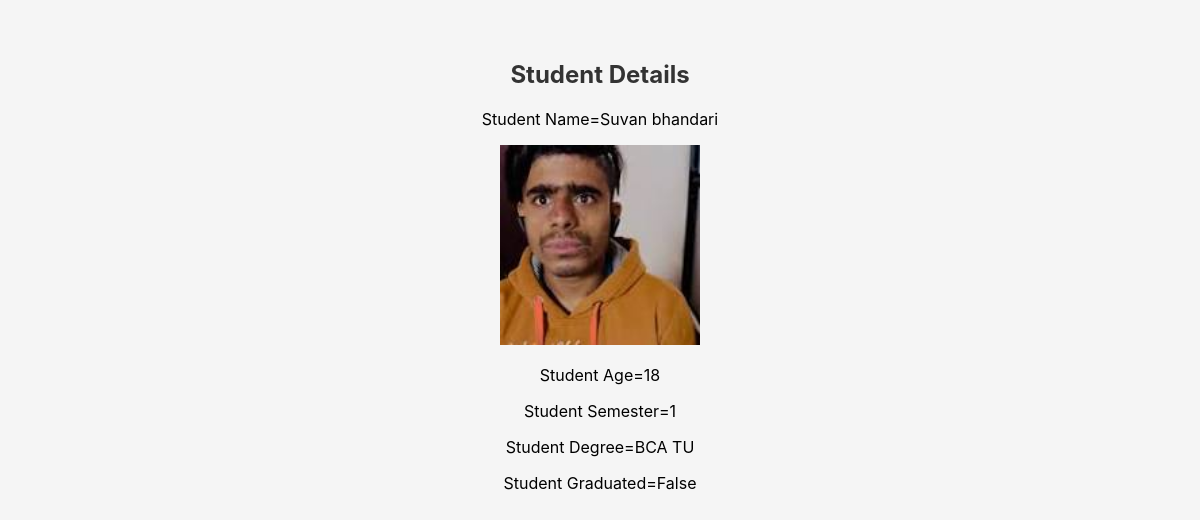
Page /students/7/ on the committed database.
### students/models.py (models this page shows, shortened)
class Student(models.Model):
    first_name=models.CharField(max_length=100)
    last_name=models.CharField(max_length=100)
    image=models.ImageField(upload_to='student_images/',default='default.jpg')
    age=models.IntegerField()
    semester=models.CharField(max_length=10)
    degree_name=models.ForeignKey(degree, on_delete=models.SET_NULL, null=True)
    is_graduated=models.BooleanField(default=False)
    def full_name(self):
        return f"{self.first_name} {self.last_name}"

class degree(models.Model):
    degree_name=models.CharField(max_length=100)
    university=models.CharField(max_length=100)
    def __str__(self):
        return f"{self.degree_name} {self.university}"

### students/views.py (the view)
class students_details(DetailView):
    model = Student
    template_name = 'students_details.html'
    context_object_name = 'student' #for the object in html
    pk_url_kwarg = 'id'  #for int in urls.py

### templates/students_details.html (shortened to what this page needs)
{% load static %}
<!DOCTYPE html>
<html lang="en">
<head>
<link rel="stylesheet" href="{% static 'css/styles.css' %}">
<link rel="stylesheet" href="https://cdnjs.cloudflare.com/ajax/libs/font-awesome/4.7.0/css/font-awesome.min.css">
</head>
<body>
    <h2>Student Details</h2>
    <p>Student Name={{student.full_name}}</p>
    <img src={{student.image.url}} alt="Student Image" width="200" height="200">
    <p>Student Age={{student.age}}</p>
    <p>Student Semester={{student.semester}}</p>
    <p>Student Degree={{student.degree_name}}</p>
    <p>Student Graduated={{student.is_graduated}}</p>
</body>
</html>

### static/css/styles.css (style rules this page uses)
body { font-family: "Inter", sans-serif; background: #f5f5f5; margin: 0; padding: 40px; text-align: center; }
h2 { margin-bottom: 20px; color: #333; }

### rows in the picture
Student: full_name "Suvan bhandari", image (picture), age "18", semester "1", degree_name "BCA TU", is_graduated "False"
